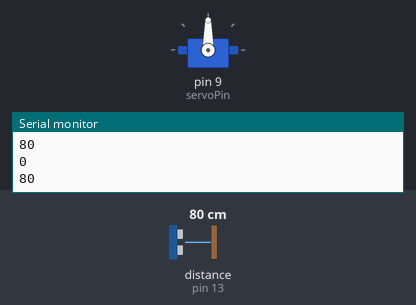
A sketch run on a simulated Arduino Uno, built with avr-gcc and run on an emulated ATmega328P. On the bench: servo, the last lines printed to the serial monitor. The inputs (shaded band) are chosen by the test bench; at power-on: distance to the obstacle (sensor on pin 13) 80 cm. The echo pulse lasts 58.3 µs per cm.

Above: at 1.3 s.
1.4 s: distance to the obstacle (sensor on pin 13) set to 26 cm
2.9 s: distance to the obstacle (sensor on pin 13) set to 23 cm
At 3.15 s:
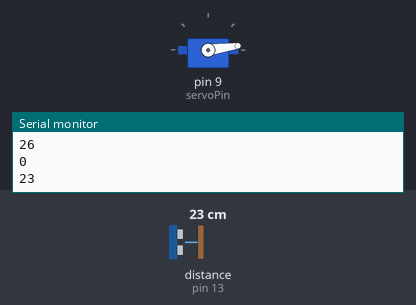
At 8.9 s:
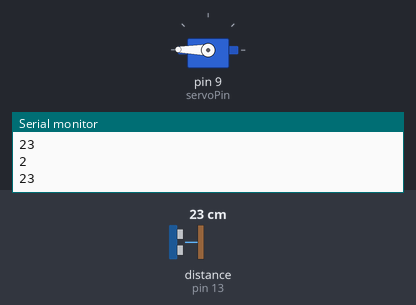
Timing chart, 0 to 10.4 s (numbered marks = the images above; inputs shaded):
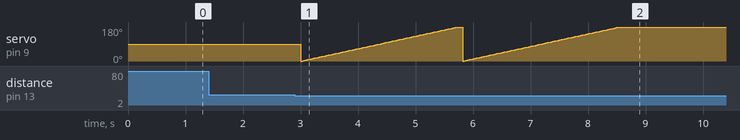

Measured:
- the behaviour switches between 25 and 24 cm on distance to the obstacle (sensor on pin 13) (found by bisection; images 0 and 1)

The sketch:

sketch_oct11a_copy_20231012135416.ino
```cpp
#include <Ultrasonic.h>
#include <Servo.h>
#include <SoftwareSerial.h>


int trigPin = 12;
int echoPin = 13;
int servoPin = 9;
int interrupcao = 0;
int pinoRX = 7;
int pinoTX = 8;

int informacao;

SoftwareSerial bluetooth(pinoTX, pinoRX);

Ultrasonic ultrasonic(trigPin, echoPin);
int distance;

Servo servomotor;
int pos = 0;

void setup() {

  Serial.begin(9600);
  bluetooth.begin(9600);
  delay(100);

  servomotor.attach(9);
}

void loop() {
if (bluetooth.available() > 0)
{
  informacao = bluetooth.read();
}
  distance = ultrasonic.read();
  Serial.println(interrupcao);

  Serial.println(distance);
  delay(100);
  if (interrupcao < 2)
  {
    if (distance < 25){
      digitalWrite(servoPin, HIGH);

      for(pos = 0; pos <= 179; pos += 1) {
        servomotor.write(pos);
        delay (15);
      }
      interrupcao += 1;
    }
    if (interrupcao >= 2){
    bluetooth.print("capturado");
    }

  }


}
```
